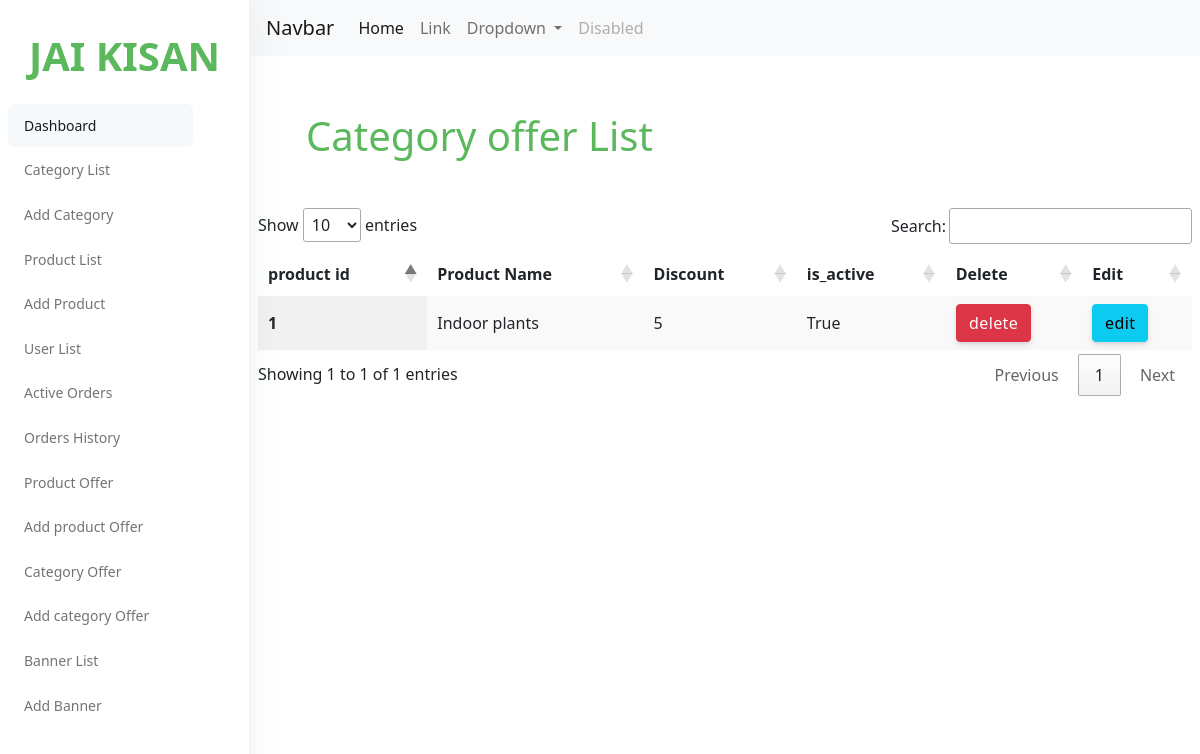
Page /adminpanel/category_offer on the earlier database version.
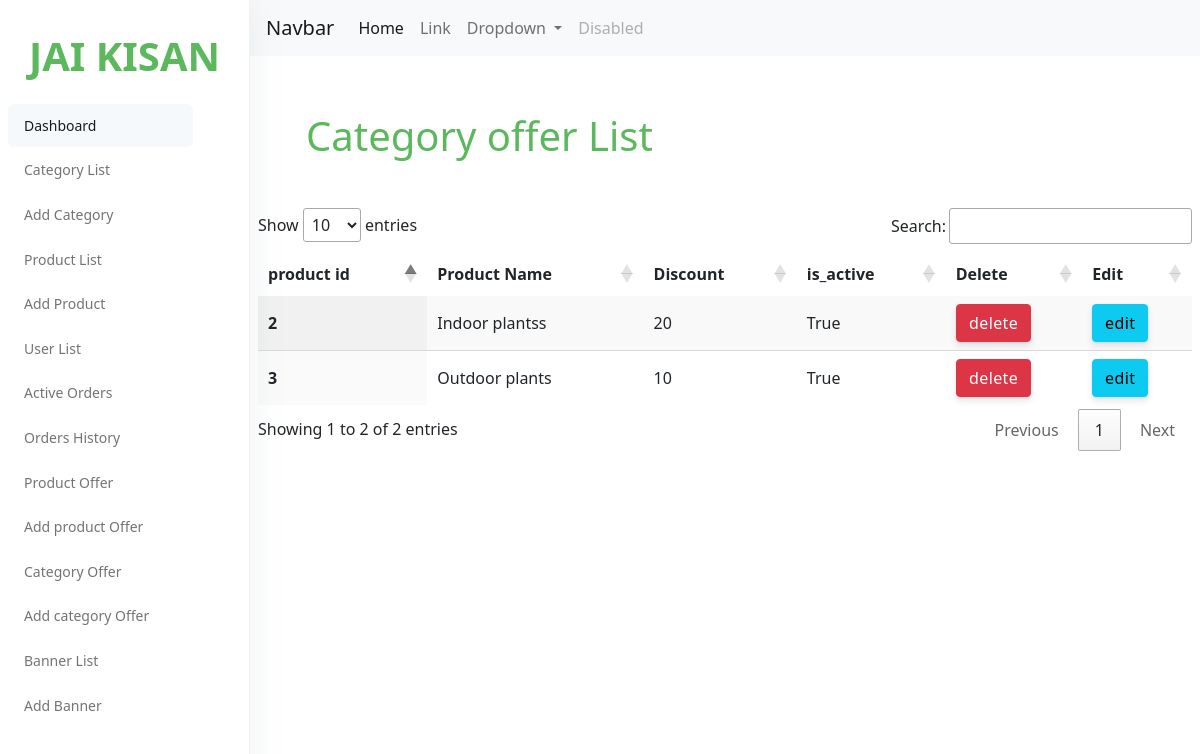
Same page on the later database version.
### offer/models.py (models this page shows, shortened)
class CategoryOffer(models.Model):
    category = models.OneToOneField(category, on_delete=models.CASCADE)
    discount_offer = models.PositiveIntegerField(help_text='Offer in percentage')
    is_active = models.BooleanField(default=True)

### category/models.py (models this page shows, shortened)
class category(models.Model):
    category_name = models.CharField(max_length=200, unique=True)
    slug = models.SlugField(max_length=200, unique=True)
    description = models.TextField(max_length=200, blank=True)
    class Meta:
        verbose_name = 'category'
        verbose_name_plural = 'categories'

### admin_panel/views.py (the view)
# urls.py: path('category_offer',views.category_offer,name="category_offer"),
def category_offer(request):
    category_offer = CategoryOffer.objects.all()
    context ={
        'category_offer':category_offer,
    }
    return render(request,'adminpanel/category_offer.html',context)

### cart/context_processors.py (called while the page is built, shortened)
def counter(request):
    cart_count = 0
    if 'admin' in request.path:
        return{}
    return dict(cart_count=cart_count)

### category/context_processors.py (called while the page is built)
def menu_links(request):
    links = category.objects.all()
    return dict(links=links)

### templates/adminpanel/category_offer.html (shortened to what this page needs)
{% load static %}
{% include 'adminpanel/nav.html' %}
<!DOCTYPE html>
<html lang="en">
<head>
    <link rel="stylesheet" href="https://cdn.jsdelivr.net/npm/bootstrap@5.0.0-beta1/dist/css/bootstrap.min.css">
    <link rel="stylesheet" type="text/css" href="https://cdn.datatables.net/1.11.3/css/jquery.dataTables.css">
</head>
<body>
    <div class="header">
        <div class="align-items-center">
            <div class="px-2 col-lg-12 col-7">
                <div class="table-responsive">
                    <div>
                        <h1 style="color:#5cb85c" class="m-5">Category offer List</h1>
                    </div>
                    <table id="table" class="display"  style="border:None;">
                        <thead  style="border:None;">
                            <tr  style="border:None;">
                                <th  style="border:None;" scope="col">product id</th>
                                <th  style="border:None;" scope="col">Product Name</th>
                                <th  style="border:None;" scope="col">Discount</th>
                                <th  style="border:None;" scope="col">is_active</th>
                                <th  style="border:None;" scope="col">Delete</th>
                                <th  style="border:None;" scope="col">Edit</th>
                            </tr>
                        </thead>
                        <tbody  style="border:None;">
                            {% for x in category_offer %}
                            <tr>
                                <th scope="row">
                                    {{ x.id }}
                                </th>
                                <td>
                                    {{ x.category.category_name }}
                                </td>
                                <td>
                                    {{ x.discount_offer }}
                                </td>
                                <td>
                                    {{ x.is_active }}
                                </td>
                                    <td><a class="btn btn-danger" href="" onclick="deletecategoryoffer('{{x.id}}')" data-bs-toggle="modal" data-bs-target="#staticBackdrop" >delete</a></td>
                                    <td><a class="btn btn-info" href="" onclick="editcategoryoffer('{{x.id}}')" data-bs-toggle="modal" data-bs-target="#staticBackdrop">edit</a></td>
                            </tr>
                            {% endfor %}
                        </tbody>
                    </table>
                </div>
            </div>
        </div>
    </div>
</body>
</html>

Differences in the rows shown:
removed CategoryOffer: id "1", category.category_name "Indoor plants", discount_offer "5", is_active "True"
added CategoryOffer: id "2", category.category_name "Indoor plantss", discount_offer "20", is_active "True"
added CategoryOffer: id "3", category.category_name "Outdoor plants", discount_offer "10", is_active "True"
Other differences:
text written by a page script: "Show entries Search: Showing 1 to 1 of 1 entries Previous 1 Next" → "Show entries Search: Showing 1 to 2 of 2 entries Previous 1 Next"
